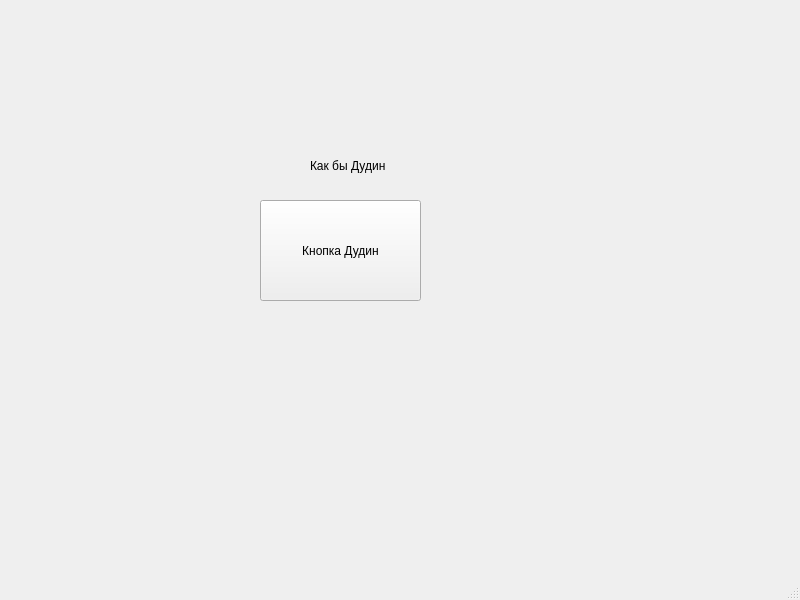
<?xml version="1.0" encoding="UTF-8"?>
<ui version="4.0">
 <class>MainWindow</class>
 <widget class="QMainWindow" name="MainWindow">
  <property name="geometry">
   <rect>
    <x>0</x>
    <y>0</y>
    <width>800</width>
    <height>600</height>
   </rect>
  </property>
  <property name="windowTitle">
   <string>MainWindow</string>
  </property>
  <widget class="QWidget" name="centralwidget">
   <widget class="QLabel" name="label">
    <property name="geometry">
     <rect>
      <x>310</x>
      <y>130</y>
      <width>121</width>
      <height>71</height>
     </rect>
    </property>
    <property name="text">
     <string>Как бы Дудин</string>
    </property>
   </widget>
   <widget class="QPushButton" name="pushButton">
    <property name="geometry">
     <rect>
      <x>260</x>
      <y>200</y>
      <width>161</width>
      <height>101</height>
     </rect>
    </property>
    <property name="text">
     <string>Кнопка Дудин</string>
    </property>
   </widget>
  </widget>
  <widget class="QMenuBar" name="menubar">
   <property name="geometry">
    <rect>
     <x>0</x>
     <y>0</y>
     <width>800</width>
     <height>33</height>
    </rect>
   </property>
  </widget>
  <widget class="QStatusBar" name="statusbar"/>
 </widget>
 <resources/>
 <connections/>
</ui>
